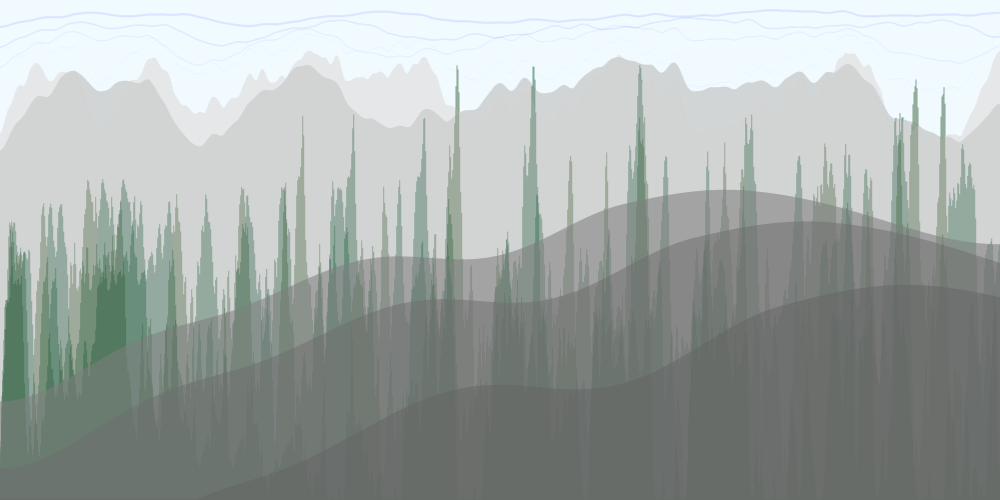
Frame 1 (no input)
Frame 60 (no input): identical to frame 1, image omitted
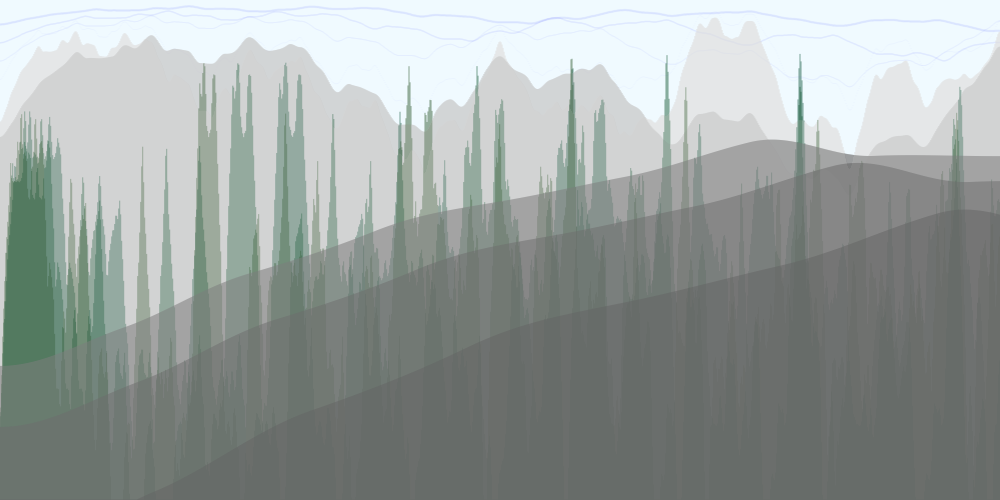
Frame 120 (the mouse pressed at the canvas centre since frame 60)

The p5.js sketch that drew these frames (run headless with seeded random() and noise() and a simulated clock; from frame 60 on, the mouse is pressed at the canvas centre):

// p5.js sketch
// ── sketch.js
/*
  "ROLLING HILLS"
*/
function setup() 
{
  createCanvas(1000, 500);
}

function draw() 
{
	drawScene(0, width);
}

function peaks(level, scale, weight, r, g, b, alpha, mode, xPos)
{
	let x = xPos;
  let y = level * noise(x * scale); //generate y value for each nx

	strokeWeight(weight);
	stroke(r, g, b, alpha);
	
	if(mode == "line")
	{
		line(x, height, x, y);
	}
	else if (mode == "point")
	{
		point(x, y);
	}
}

function mousePressed()
{
	noiseSeed();
}

function drawScene(begin, end)
{
	background(240, 250, 255);
	for (let i = begin; i <= end; i++)
	{
		//wind
		peaks(40, 0.008, 2.5, 0, 20, 255, 10, "point", i); 
		peaks(70, 0.009, 2, 0, 20, 255, 10, "point", i);
		peaks(100, 0.01, 1.5, 0, 20, 255, 10, "point", i); 
		peaks(130, 0.02, 1, 0, 20, 255, 10, "point", i);
	
		//distant peaks
		peaks(200, 0.02, 1, 225, 225, 225, 255, "line", i); 
	
		//mountains
		peaks(225, 0.01, 1, 200, 200, 200, 255, "line", i); 
	
		//tree tops
		peaks(700, 0.05, 0.5, 0, 75, 45, 255, "line", i);
		peaks(700, 0.06, 0.5, 0, 75, 35, 255, "line", i);
		peaks(700, 0.07, 0.5, 30, 75, 25, 255, "line", i);
	
		//rolling hills
		peaks(600, 0.001, 1, 127, 127, 127, 255, "line", i); 
		peaks(700, 0.0009, 1, 110, 110, 110, 255, "line", i);
		peaks(900, 0.0008, 1, 100, 100, 100, 255, "line", i);
	}
}
